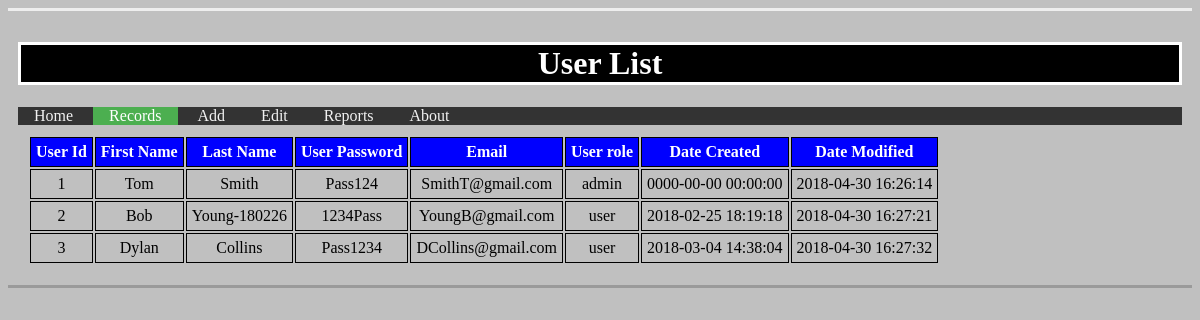
Page /edit_data/show_user.php on the committed database.
### tables this page shows
CREATE TABLE IF NOT EXISTS `users` (
  `user_id` int(12) NOT NULL AUTO_INCREMENT,
  `first_name` varchar(50) NOT NULL,
  `last_name` varchar(50) NOT NULL,
  `user_password` varchar(50) NOT NULL,
  `email` varchar(60) NOT NULL,
  `user_role` varchar(26) NOT NULL,
  `date_created` datetime NOT NULL,
  `date_lastlogin` datetime NOT NULL,
  `date_modified` datetime NOT NULL,
  PRIMARY KEY (`user_id`)
);

### edit_data/show_user.php (the view, shortened to what this page needs)
<?php
	require ('../config.php');
	$query = 'SELECT * FROM users' ;
	$statement = $db->prepare ($query);
	$statement->execute();
	$users = $statement->fetchAll();
?>
<!DOCTYPE html>
<html>
<head>
<link href = "projectlab2Styles.css" rel = "stylesheet" type = "text/css" />
</head>
<body>
<main>
    <h1>User List</h1>
<ul>
	<li><a href="../index.php">Home</a></li>
	<li><a class="active"href="projectlab2.php">Records</a></li>
	<li><a href="../projectlab3.php">Add</a></li>
	<li><a href="../projectlab4.php">Edit</a></li>
	<li><a href="../reports.php">Reports</a></li>
	<li><a href="../about.php">About</a></li>
</ul>
      <table>
    	<tr>
		<th> User Id </th>
		<th> First Name </th>
		<th> Last Name </th>
		<th> User Password </th>
		<th> Email </th>
		<th> User role </th>
		<th> Date Created </th>
		<th> Date Modified </th>
	</tr>
	<?php foreach($users as $user) : ?>
	<tr>
	        <td><?php echo $user['user_id']; ?></td>
		<td><?php echo $user['first_name']; ?></td>
		<td><?php echo $user['last_name']; ?></td>
		<td><?php echo $user['user_password']; ?></td>
		<td><?php echo $user['email']; ?></td>
		<td><?php echo $user['user_role']; ?></td>
		<td><?php echo $user['date_created']; ?></td>
		<td><?php echo $user['date_modified']; ?></td>
	</tr>
	<?php endforeach; ?>
      </table>
</main>
</body>
</html>

### edit_data/projectlab2Styles.css (style rules this page uses)
body { background-color: silver; }
main { border-top: outset; border-bottom: outset; padding: 10px; }
table { padding: 10px; text-align: center; }
th, td { border: solid 1px black; padding: 5px; }
th { background-color: blue; color: white; }
h1 { text-align: center; background-color: black; border: solid; color: white; }
ul { list-style-type:none; margin: 0; padding: 0; background-color: #333; overflow: hidden; }
li { display: inline; }
li a { color: #f2f2f2; text-align: center; padding: 14px 16px; text-decoration: none; font-size 17px; }
li a.active { background-color: #4CAF50; color: white; }

### rows in the picture
users: user_id "1", first_name "Tom", last_name "Smith", user_password "Pass124", email "SmithT@gmail.com", user_role "admin", date_created "0000-00-00 00:00:00", date_modified "2018-04-30 16:26:14"
users: user_id "2", first_name "Bob", last_name "Young-180226", user_password "1234Pass", email "YoungB@gmail.com", user_role "user", date_created "2018-02-25 18:19:18", date_modified "2018-04-30 16:27:21"
users: user_id "3", first_name "Dylan", last_name "Collins", user_password "Pass1234", email "DCollins@gmail.com", user_role "user", date_created "2018-03-04 14:38:04", date_modified "2018-04-30 16:27:32"
